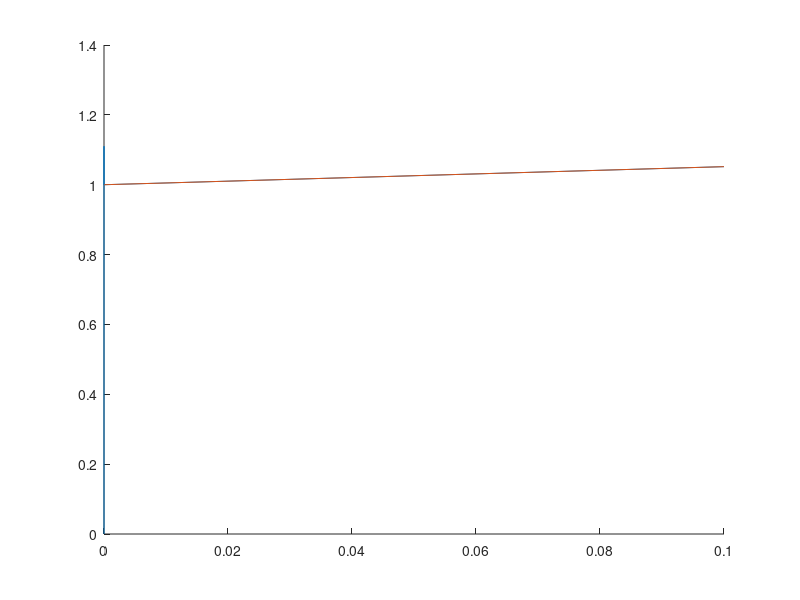

This chart was generated by the following MATLAB code:
x = 10 .^ -([1:20])

fx = (exp(x) - 1)./x

hold on
plot(x,fx)

% fixiamo sostituendo a e^x la sua espansione di taylor


fx_fixed = ( (x.^1)/factorial(1) + (x.^2)/factorial(2) + (x.^3)/factorial(3) + (x.^4)/factorial(4) )./x

plot(x,fx_fixed)